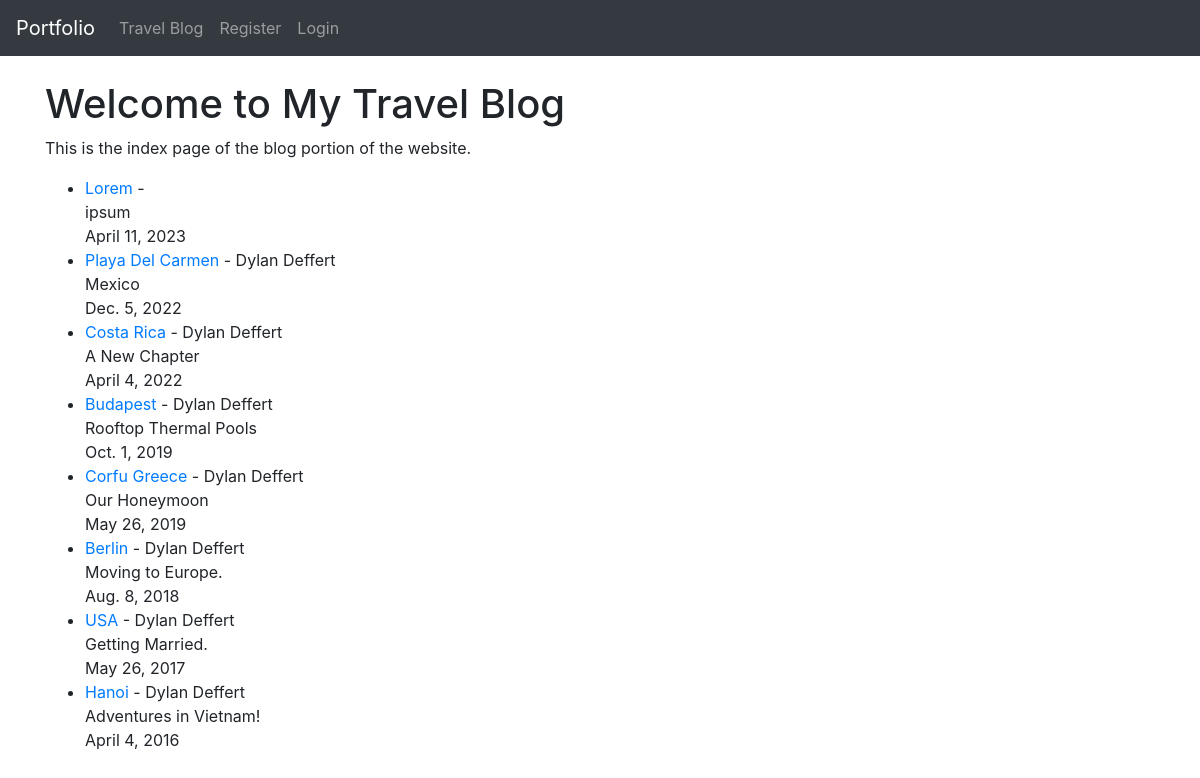
The page /travelblog on the database its author committed.
### portfolio/models.py (models this page shows, shortened)
class Post(models.Model):
    title = models.CharField(max_length=255)
    author = models.ForeignKey(User, on_delete=models.CASCADE)
    body = RichTextField(blank=True, null=True)
    summary = models.CharField(max_length=255)
    adventure_date = models.DateField()
    published = models.DateTimeField(default=datetime.now)
    likes = models.ManyToManyField(User, related_name='blog_post')

### portfolio/views.py (the view)
# urls.py: path('travelblog', HomeView.as_view(), name='blog'),
class HomeView(ListView):
    model = Post
    template_name = 'travel_blog.html'
    ordering = ['-id']

### templates/travel_blog.html (shortened to what this page needs)
<!DOCTYPE html>
<html>
<head>
</head>
<body>
    {% extends 'base.html' %}
    {% block content %}
	<h1>Welcome to My Travel Blog</h1>
	<p>This is the index page of the blog portion of the website. </p>
    <div>
        <ul>
        {% for post in object_list %}
            <li><a href="{% url 'article_detail' pk=post.pk %}">{{ post.title }}</a> - {{ post.author.first_name }} {{ post.author.last_name }}<br/>
            {{ post.summary }}</li>  {{ post.adventure_date }}<br/>
        {% endfor %}
        </ul>
    </div>
    {% endblock %}

### rows shown on the page
Post: title "Lorem", summary "ipsum", adventure_date "April 11, 2023"
Post: title "Playa Del Carmen", author.first_name "Dylan", author.last_name "Deffert", summary "Mexico", adventure_date "Dec. 5, 2022"
Post: title "Costa Rica", author.first_name "Dylan", author.last_name "Deffert", summary "A New Chapter", adventure_date "April 4, 2022"
Post: title "Budapest", author.first_name "Dylan", author.last_name "Deffert", summary "Rooftop Thermal Pools", adventure_date "Oct. 1, 2019"
Post: title "Corfu Greece", author.first_name "Dylan", author.last_name "Deffert", summary "Our Honeymoon", adventure_date "May 26, 2019"
Post: title "Berlin", author.first_name "Dylan", author.last_name "Deffert", summary "Moving to Europe.", adventure_date "Aug. 8, 2018"
Post: title "USA", author.first_name "Dylan", author.last_name "Deffert", summary "Getting Married.", adventure_date "May 26, 2017"
Post: title "Hanoi", author.first_name "Dylan", author.last_name "Deffert", summary "Adventures in Vietnam!", adventure_date "April 4, 2016"
